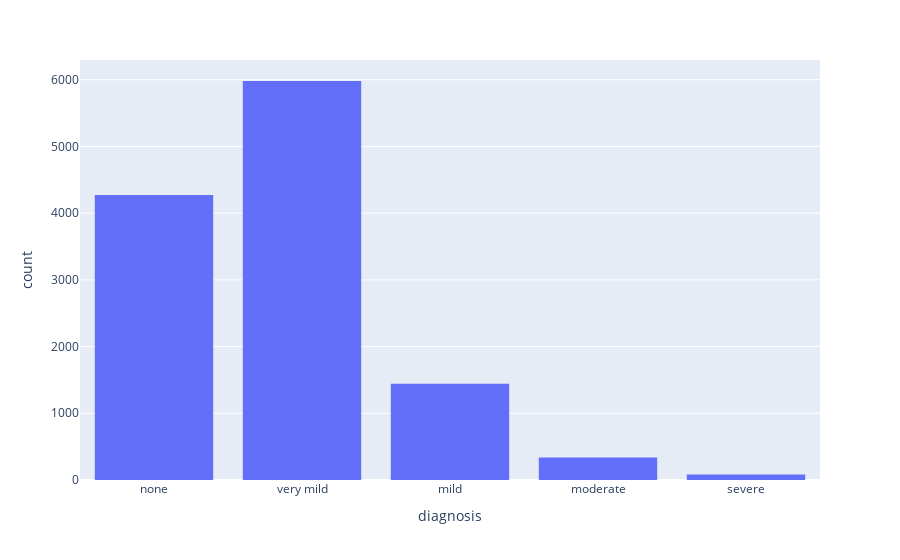

The notebook cell this image was saved under:
### Markdown cell above
From the CDR table we select and keep the columns we deem relevant.  
We need more information on the meaning of CDSOB(Sum of Boxes) and CDRSB.

### Code cell
fig = px.histogram(cdr_df, "diagnosis", category_orders=dict(diagnosis=diagnosis_order))
fig.update_layout(bargap=0.2)
fig.show()

### Figure 1 — Plotly figure (JSON) as saved in the notebook; plotly's stock layout.template omitted (floating-point values rounded to 4 significant figures; data arrays with more than 128 entries replaced by an {"elided": "..."} marker saying what was removed)
{"data": [{"alignmentgroup": "True", "bingroup": "x", "hovertemplate": "diagnosis=%{x}<br>count=%{y}<extra></extra>", "legendgroup": "", "marker": {"color": "#636efa"}, "name": "", "offsetgroup": "", "orientation": "v", "showlegend": false, "type": "histogram", "x": {"elided": "12113 str values"}, "xaxis": "x", "yaxis": "y"}], "layout": {"bargap": 0.2, "barmode": "relative", "legend": {"tracegroupgap": 0}, "margin": {"t": 60}, "xaxis": {"anchor": "y", "categoryarray": ["none", "very mild", "mild", "moderate", "severe"], "categoryorder": "array", "domain": [0, 1], "title": {"text": "diagnosis"}}, "yaxis": {"anchor": "x", "domain": [0, 1], "title": {"text": "count"}}}}
